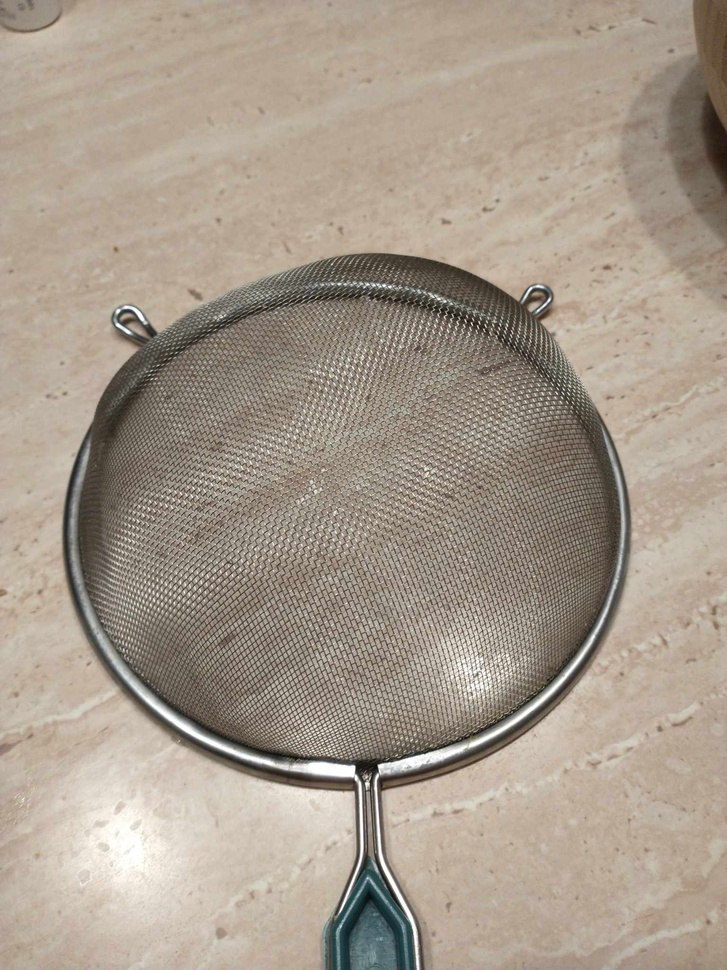
%> input picture CPS 2/media/sitko.jpg, 727 x 970 px, shrunk from 1536 x 2048 before the run
$ octave lab2_3_aliasing_obrazek.m   (GNU Octave 9; MATLAB toolbox functions it lacks are replaced by stand-ins)
%> lines starting %> are read from the running program, lines starting %| are printed output that depends on the picture
clear

% 1. Wczytanie obrazka
%p='C:\home\Pawel\praca\dydaktyka\DSP\laby\lab2-sampling\obrazki\';
p='C:\Users\kacpe\OneDrive\Pulpit\lab2_2023\media\';
I = imread([p 'sitko.jpg']);
%> I is the input picture: size 970x727x3 uint8; mean R, G, B 166.5, 154.3, 140.3

figure(1)
clf
imshow(I,'InitialMagnification',40);

% 2. Downsampling bez filtracji - aliasing
for ratio=6:9
    I2=I(1:ratio:end,1:ratio:end,:);
    figure(ratio)
    imshow(I2,'InitialMagnification',100);
end
%> this loop made 4 passes
%> pass 1, `I2=I(1:ratio:end,1:ratio:end,:);`:
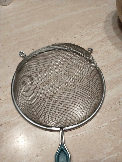
%> I2: size 162x122x3 uint8; mean R, G, B 166.5, 154.2, 140.3
%> pass 2, `I2=I(1:ratio:end,1:ratio:end,:);`:
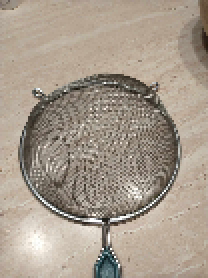
%> I2: size 139x104x3 uint8 (shown 2 times larger); mean R, G, B 166.7, 154.4, 140.4
%> pass 3, `I2=I(1:ratio:end,1:ratio:end,:);`:
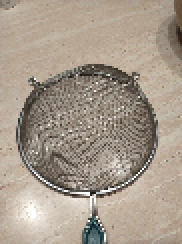
%> I2: size 122x91x3 uint8 (shown 2 times larger); mean R, G, B 166.8, 154.5, 140.6

% 3. Efekt downsamplingu z filtrowaniem (z użyciem aplikacji Easy Thumbnails)
for ratio=6:9
%> (the run ends here)

$ run again, with CPS 2/media/6x_Trakai.jpg copied over CPS 2/media/sitko.jpg
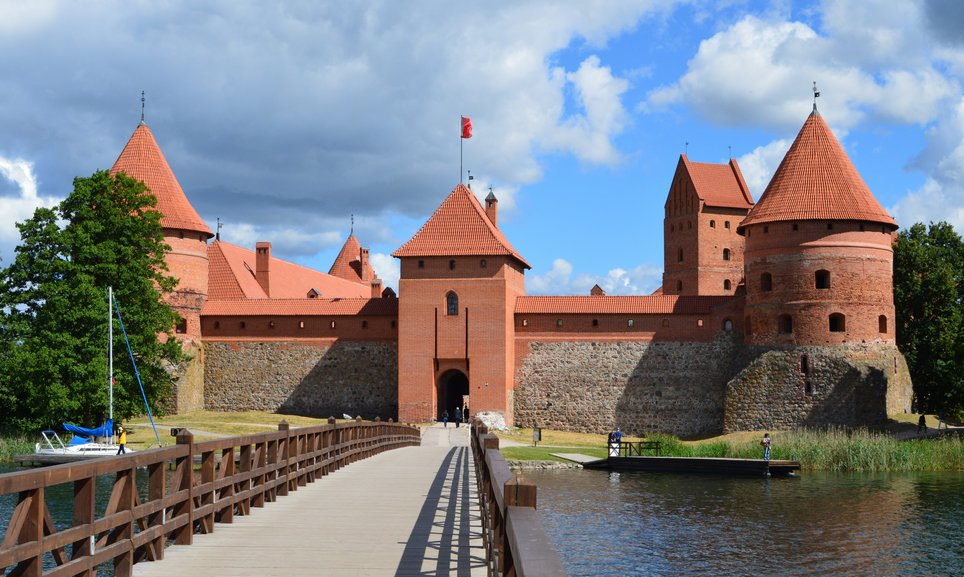
%> input picture CPS 2/media/6x_Trakai.jpg, 964 x 577 px
%> I is the input picture: size 577x964x3 uint8; mean R, G, B 124.7, 125.9, 130.1
%> the loop `for ratio=6:9` made 4 passes
%> pass 1, `I2=I(1:ratio:end,1:ratio:end,:);`:
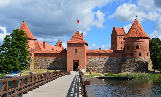
%> I2: size 97x161x3 uint8; mean R, G, B 124.6, 125.9, 130.2
%> pass 3, `I2=I(1:ratio:end,1:ratio:end,:);`:
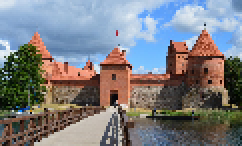
%> I2: size 73x121x3 uint8 (shown 2 times larger); mean R, G, B 124.7, 126, 130.3
